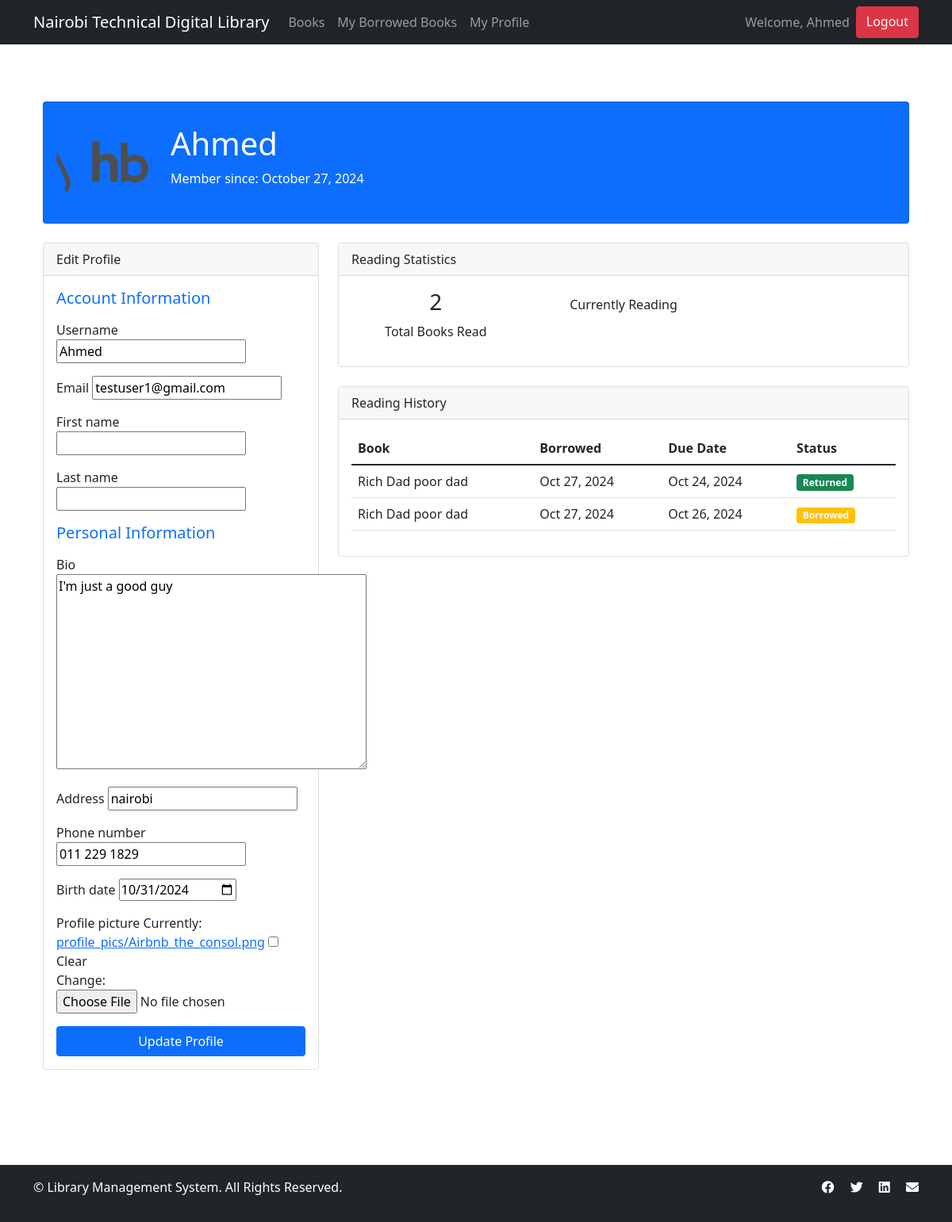
/profile/ (signed in), run on the app's committed database.
### library/models.py (models this page shows, shortened)
class Profile(models.Model):
    user = models.OneToOneField(User, on_delete=models.CASCADE)
    bio = models.TextField(max_length=500, blank=True)
    address = models.CharField(max_length=200, blank=True)
    phone_number = models.CharField(max_length=20, blank=True)
    birth_date = models.DateField(null=True, blank=True)
    profile_picture = models.ImageField(upload_to='profile_pics/', blank=True, null=True)

class BorrowedBook(models.Model):
    user = models.ForeignKey(User, on_delete=models.CASCADE)
    book = models.ForeignKey(Book, on_delete=models.CASCADE)
    borrowed_date = models.DateField(auto_now_add=True)
    return_date = models.DateField()
    returned = models.BooleanField(default=False)

class Book(models.Model):
    title = models.CharField(max_length=200)
    image= models.ImageField(upload_to='book_pics/', blank=True, null=True)
    author = models.CharField(max_length=100)
    isbn = models.CharField(max_length=13, unique=True)
    publication_date = models.DateField()
    available_copies = models.IntegerField(default=1)
    created_at = models.DateTimeField(auto_now_add=True)
    updated_at = models.DateTimeField(auto_now=True)

### library/views.py (the view)
# urls.py: path('profile/', views.profile, name='profile'),
@login_required
def profile(request):
    if request.method == 'POST':
        user_form = UserUpdateForm(request.POST, instance=request.user)
        profile_form = ProfileUpdateForm(request.POST, request.FILES, instance=request.user.profile)
        if user_form.is_valid() and profile_form.is_valid():
            user_form.save()
            profile_form.save()
            messages.success(request, 'Your profile has been updated!')
            return redirect('profile')
    else:
        user_form = UserUpdateForm(instance=request.user)
        profile_form = ProfileUpdateForm(instance=request.user.profile)
    borrowed_history = BorrowedBook.objects.filter(user=request.user).order_by('-borrowed_date')
    context = {
        'user_form': user_form,
        'profile_form': profile_form,
        'borrowed_history': borrowed_history
    }
    return render(request, 'library/profile.html', context)

### library/forms.py
class UserUpdateForm(forms.ModelForm):
    email = forms.EmailField()
    class Meta:
        model = User
        fields = ['username', 'email', 'first_name', 'last_name']

class ProfileUpdateForm(forms.ModelForm):
    class Meta:
        model = Profile
        fields = ['bio', 'address', 'phone_number', 'birth_date', 'profile_picture']
        widgets = {
            'birth_date': forms.DateInput(attrs={'type': 'date'}),
        }

### library/templates/library/profile.html (shortened to what this page needs)
{% extends 'base.html' %}
{% block content %}
<div class="container py-5">
    <div class="row mb-4">
        <div class="col-12">
            <div class="card bg-primary text-white">
                <div class="card-body d-flex align-items-center">
                    <div class="profile-image me-4">
                        {% if user.profile.profile_picture %}
                            <img src="{{ user.profile.profile_picture.url }}"
                                 class="rounded-circle"
                                 style="width: 120px; height: 120px; object-fit: cover;"
                                 alt="Profile Picture">
                        {% else %}
                            <div class="rounded-circle bg-light text-primary d-flex align-items-center justify-content-center"
                                 style="width: 120px; height: 120px; font-size: 48px;">
                                {{ user.username|make_list|first|upper }}
                            </div>
                        {% endif %}
                    </div>
                    <div>
                        <h1>{{ user.get_full_name|default:user.username }}</h1>
                        <p>Member since: {{ user.date_joined|date:"F j, Y" }}</p>
                    </div>
                </div>
            </div>
        </div>
    </div>
    <div class="row">
        <div class="col-md-4">
            <div class="card mb-4">
                <div class="card-header">Edit Profile</div>
                <div class="card-body">
                    <form method="post" enctype="multipart/form-data">
                        <h5 class="text-primary mb-3">Account Information</h5>
                        {% for field in user_form %}
                        <div class="mb-3">
                            <label for="{{ field.id_for_label }}">{{ field.label }}</label>
                            {{ field }}
                        </div>
                        {% endfor %}
                        <h5 class="text-primary mb-3">Personal Information</h5>
                        {% for field in profile_form %}
                        <div class="mb-3">
                            <label for="{{ field.id_for_label }}">{{ field.label }}</label>
                            {{ field }}
                        </div>
                        {% endfor %}
                        <button type="submit" class="btn btn-primary w-100">Update Profile</button>
                    </form>
                </div>
            </div>
        </div>
        <div class="col-md-8">
            <div class="card mb-4">
                <div class="card-header">Reading Statistics</div>
                <div class="card-body">
                    <div class="row text-center">
                        <div class="col-md-4">
                            <h3>{{ borrowed_history.count }}</h3>
                            <p>Total Books Read</p>
                        </div>
                        <div class="col-md-4">
                            <p>Currently Reading</p>
                        </div>
                    </div>
                </div>
            </div>
            <div class="card">
                <div class="card-header">Reading History</div>
                <div class="card-body">
                    <table class="table">
                        <thead>
                            <tr>
                                <th>Book</th>
                                <th>Borrowed</th>
                                <th>Due Date</th>
                                <th>Status</th>
                            </tr>
                        </thead>
                        <tbody>
                            {% for borrowed in borrowed_history %}
                            <tr>
                                <td>{{ borrowed.book.title }}</td>
                                <td>{{ borrowed.borrowed_date|date:"M d, Y" }}</td>
                                <td>{{ borrowed.return_date|date:"M d, Y" }}</td>
                                <td>
                                    {% if borrowed.returned %}
                                        <span class="badge bg-success">Returned</span>
                                    {% elif borrowed.return_date < today %}
                                        <span class="badge bg-danger">Overdue</span>
                                    {% else %}
                                        <span class="badge bg-warning">Borrowed</span>
                                    {% endif %}
                                </td>
                            </tr>
                            {% empty %}
                            <tr>
                                <td colspan="4" class="text-center">No books borrowed yet.</td>
                            </tr>
                            {% endfor %}
                        </tbody>
                    </table>
                </div>
            </div>
        </div>
    </div>
</div>
{% endblock %}

### library/templates/base.html (shortened to what this page needs)
<!DOCTYPE html>
<html lang="en">
<head>
    <link
        href="https://cdn.jsdelivr.net/npm/bootstrap@5.1.3/dist/css/bootstrap.min.css"
        rel="stylesheet">
    <link
        rel="stylesheet"
        href="https://cdnjs.cloudflare.com/ajax/libs/font-awesome/6.0.0-beta3/css/all.min.css">
</head>
<body>
    <nav class="navbar navbar-expand-lg navbar-dark bg-dark mb-4">
        <div class="container">
            <a class="navbar-brand" href="{% url 'book_list' %}"> Nairobi Technical Digital Library</a>
            <div class="collapse navbar-collapse" id="navbarNav">
                <ul class="navbar-nav me-auto">
                    <li class="nav-item">
                        <a class="nav-link" href="{% url 'book_list' %}">Books</a>
                    </li>
                    {% if user.is_authenticated %}
                    <li class="nav-item">
                        <a class="nav-link" href="{% url 'borrowed_books' %}">My Borrowed Books</a>
                    </li>
                    <li class="nav-item">
                        <a class="nav-link" href="{% url 'profile' %}">My Profile</a>
                    </li>
                    {% endif %}
                </ul>
                <ul class="navbar-nav">
                    {% if user.is_authenticated %}
                    <li class="nav-item">
                        <span class="nav-link">Welcome, {{ user.username }}</span>
                    </li>
                    <a href="{% url 'logout' %}" class="btn btn-danger" onclick="event.preventDefault(); document.getElementById('logout-form').submit();">
                        Logout
                    </a>
                    {% endif %}
                </ul>
            </div>
        </div>
    </nav>
    <div class="container">
        {% block content %}{% endblock %}
    </div>
    <footer class="bg-dark text-white mt-5">
        <div class="container py-3">
            <div class="row">
                <div class="col-md-6">
                    <p>&copy; {{ current_year }} Library Management System. All Rights Reserved.</p>
                </div>
                <div class="col-md-6 text-md-end">
                    <a href="#" class="text-white me-3"><i class="fab fa-facebook"></i></a>
                    <a href="#" class="text-white me-3"><i class="fab fa-twitter"></i></a>
                    <a href="#" class="text-white me-3"><i class="fab fa-linkedin"></i></a>
                    <a href="#" class="text-white"><i class="fas fa-envelope"></i></a>
                </div>
            </div>
        </div>
    </footer>
</body>
</html>

### data on the page
Profile: profile_form "I'm just a good guy" "nairobi" "011 229 1829" "10/31/2024"
BorrowedBook: book "Rich Dad poor dad", borrowed_date "Oct 27, 2024", return_date "Oct 24, 2024", returned "Returned"
BorrowedBook: book "Rich Dad poor dad", borrowed_date "Oct 27, 2024", return_date "Oct 26, 2024", returned "Borrowed"

### other printed values
{{ user.username }} "Ahmed"
{{ user.get_full_name|default:user.username }} "Ahmed"
{{ user.date_joined|date:"F j, Y" }} "October 27, 2024"
{{ field.label }} "Username" "Email" "First name" "Last name"
{{ field.label }} "Bio" "Address" "Phone number" "Birth date" "Profile picture"
{{ borrowed_history.count }} "2"
